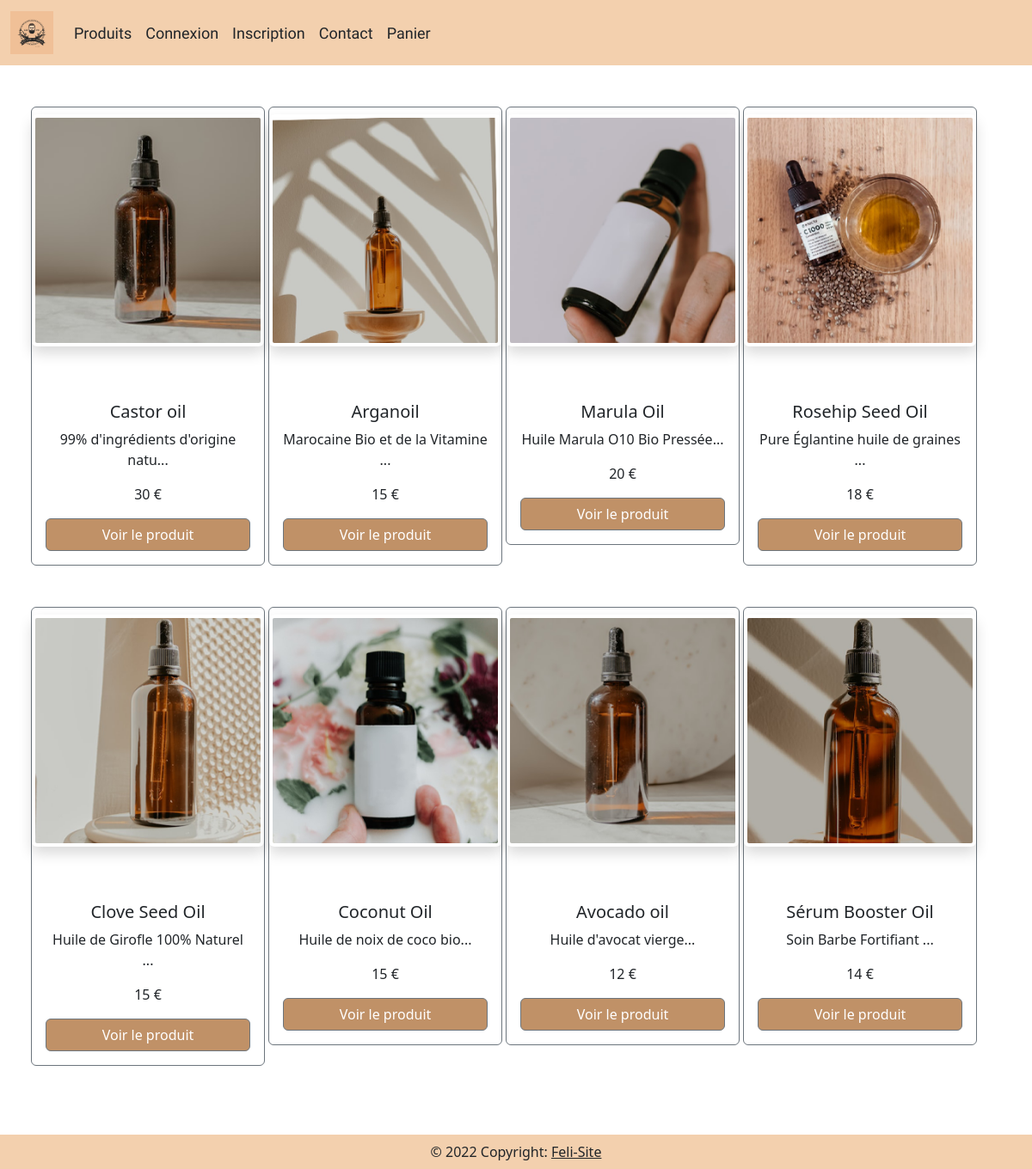
The page /produit2.php on the database its author committed.
### tables this page shows
CREATE TABLE `produit` (
  `id_produit` int(3) NOT NULL,
  `reference` varchar(20) NOT NULL,
  `categorie` varchar(50) NOT NULL,
  `titre` varchar(100) NOT NULL,
  `description` text NOT NULL,
  `photo` varchar(250) NOT NULL,
  `prix` int(3) NOT NULL,
  `stock` int(3) NOT NULL
);

### inc/init.php (called while the page is built, shortened)
<?php
$content = "";
?>

### produit2.php (the view, shortened to what this page needs)
<?php
require_once("./inc/init.php");
$r = $pdo->query("SELECT * FROM produit WHERE categorie = 'Oyé Vegan Cosmetics' ");
$content .= "<div class='row col-md-12'>";
while ($produit = $r->fetch(PDO::FETCH_ASSOC)) {
  $content .= "<div  class=' container col-md-6 col-lg-3 pl-2 pr-2 pb-5'>
  <div class=' pt-2 card col-md-15  border border-secondary' style='width: 17rem;'>
            <img style='cursor:pointer' class='shadow p-1 mb-5 bg-body rounded card-img-top' src='$produit[photo]' alt='$produit[titre]' title='$produit[description]'>
                <div class='card-body'>
                    <h5 class='text-center card-title'>$produit[titre]</h5>
                    <p class='text-center card-text'>" . substr($produit["description"], 0, 35) . "..." . "</p>
                    <p class='text-center card-text'>$produit[prix] €</p>
                    <a href='fiche_produit.php?idProduit=$produit[id_produit]' class='d-flex justify-content-center btn btn-secondary'  style='background-color:#c09167'>Voir le produit</a>
                </div>
            </div> </div>";
}
$content .= "</div >";
require_once("./inc/header.php");
?>
<div class="container p-5">
  <?php echo $content; ?>
</div>
<link rel="stylesheet" href="https://cdn.jsdelivr.net/npm/bootstrap@5.2.0/dist/css/bootstrap.min.css">
<body>
    <?php
    require_once("inc/footer.php");
    ?>
</body>
</html>

### rows shown on the page
produit: photo (picture), titre "Castor oil", description "99% d'ingrédients d'origine natu", prix "30"
produit: photo (picture), titre "Arganoil", description "Marocaine Bio et de la Vitamine", prix "15"
produit: photo (picture), titre "Marula Oil", description "Huile Marula O10 Bio Pressée", prix "20"
produit: photo (picture), titre "Rosehip Seed Oil", description "Pure Églantine huile de graines", prix "18"
produit: shows a picture, titre "Clove Seed Oil", description "Huile de Girofle 100% Naturel", prix "15"
produit: photo (picture), titre "Coconut Oil", description "Huile de noix de coco bio", prix "15"
produit: photo (picture), titre "Avocado oil", description "Huile d'avocat vierge", prix "12"
produit: photo (picture), titre "Sérum Booster Oil", description "Soin Barbe Fortifiant", prix "14"
